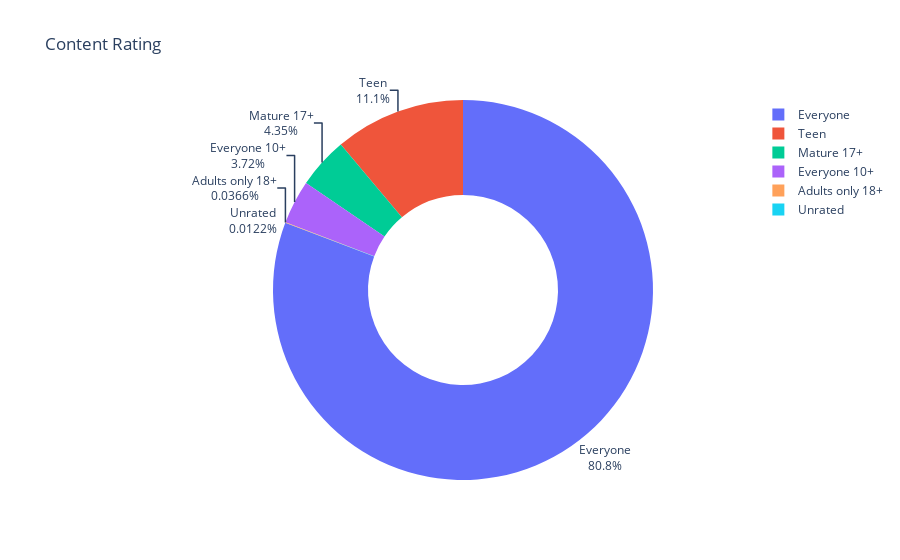

Source (notebook cell):
### Code cell
fig = px.pie(values=ratings.values, names=ratings.index, title="Content Rating", hole=0.5)
fig.update_traces(textposition='outside', textinfo='percent+label')
fig.show()

### Figure 1 — Plotly figure (JSON) as saved in the notebook; plotly's stock layout.template omitted (floating-point values rounded to 4 significant figures)
{"data": [{"domain": {"x": [0, 1], "y": [0, 1]}, "hole": 0.5, "hovertemplate": "label=%{label}<br>value=%{value}<extra></extra>", "labels": ["Everyone", "Teen", "Mature 17+", "Everyone 10+", "Adults only 18+", "Unrated"], "legendgroup": "", "name": "", "showlegend": true, "textinfo": "percent+label", "textposition": "outside", "type": "pie", "values": [6621, 912, 357, 305, 3, 1]}], "layout": {"legend": {"tracegroupgap": 0}, "title": {"text": "Content Rating"}}}
